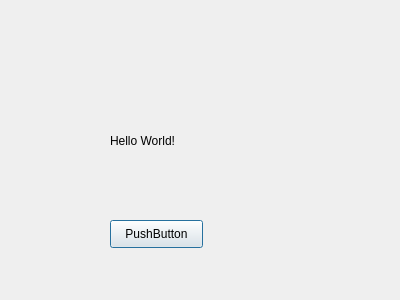
<?xml version="1.0" encoding="UTF-8"?>
<ui version="4.0">
 <class>HelloDialog</class>
 <widget class="QDialog" name="HelloDialog">
  <property name="geometry">
   <rect>
    <x>0</x>
    <y>0</y>
    <width>400</width>
    <height>300</height>
   </rect>
  </property>
  <property name="windowTitle">
   <string>HelloDialog</string>
  </property>
  <widget class="QLabel" name="label">
   <property name="geometry">
    <rect>
     <x>110</x>
     <y>110</y>
     <width>131</width>
     <height>61</height>
    </rect>
   </property>
   <property name="text">
    <string>Hello World!</string>
   </property>
  </widget>
  <widget class="QPushButton" name="pushButton">
   <property name="geometry">
    <rect>
     <x>110</x>
     <y>220</y>
     <width>93</width>
     <height>28</height>
    </rect>
   </property>
   <property name="text">
    <string>PushButton</string>
   </property>
  </widget>
 </widget>
 <layoutdefault spacing="6" margin="11"/>
 <resources/>
 <connections/>
</ui>
